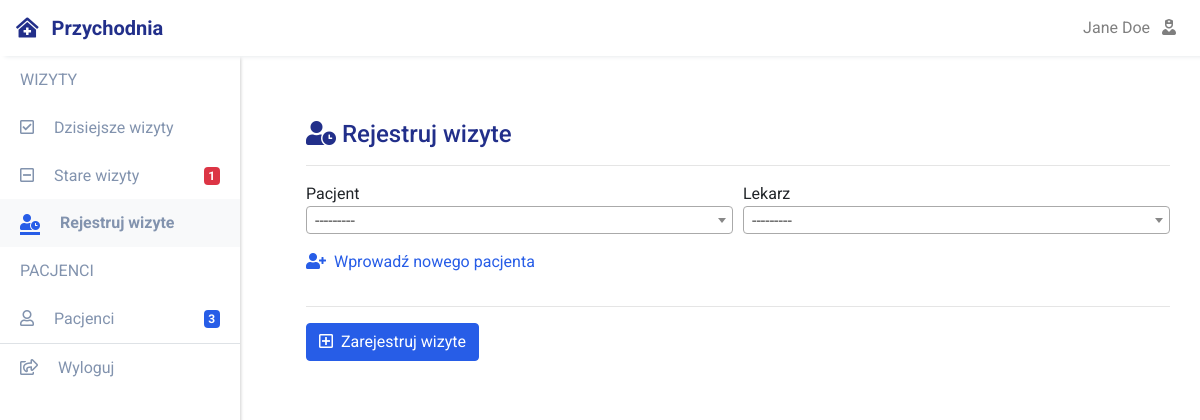
The app's page /przychodnia/rejestratorka/rejestruj-wizyte/ (signed in), older data.
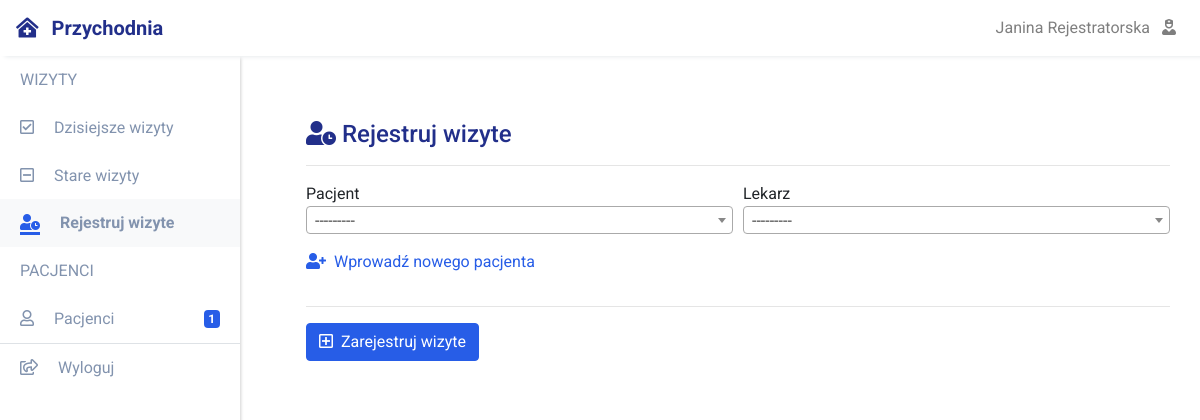
The same page, newer data.
### przychodnia_app/models.py (models this page shows)
class Rejestratorka(CommonProfileModel):
    user = models.OneToOneField(User, on_delete=models.PROTECT)
    role = models.CharField(max_length=16, default="REJESTRATORKA", editable=False)
    class Meta:
        verbose_name_plural = "Rejestratorki"

class Lekarz(CommonProfileModel):
    user = models.OneToOneField(User, on_delete=models.PROTECT)
    role = models.CharField(max_length=16, default="LEKARZ", editable=False)
    npwz = models.CharField("NPWZ", max_length=7, unique=True)
    class Meta:
        verbose_name_plural = "Lekarze"

### przychodnia_app/views/views_rejestratorka.py (the view, shortened to what this page needs)
@method_decorator(login_required(login_url='/login'), name='dispatch')
@method_decorator(uprawniania_rejestratorka_wymagane, name='dispatch')
class RejestratorkaWizytaDodaj(CreateView):
    template_name = "przychodnia_app/rejestratorka/wizyta-dodaj.html"
    form_class = WizytaForm

### common/context_processors.py (called while the page is built)
def common_context(request):
    profile = None
    if request.user.is_authenticated:
        if not profile and request.user.role and request.user.role == "REJ":
            profile = Rejestratorka.objects.get(user=request.user)
        if not profile and request.user.role and request.user.role == "LEK":
            profile = Lekarz.objects.get(user=request.user)
    context = {
        "time_now": timezone.now(),
        "pacjenci_count": Pacjent.objects.count(),
        "nowe_wizyty_count": Wizyta.wizyty.get_new().count(),
        "stare_wizyty_count": Wizyta.wizyty.get_old().count(),
        "profile": profile,
    }
    return context

### common/models.py (called while the page is built)
    def __str__(self):
        return "%s %s" % (self.imie, self.nazwisko)

### przychodnia_pacjent/models.py (called while the page is built)
    def __str__(self):
        return "%s %s (%s)" % (self.imie, self.nazwisko, self.pesel)

### przychodnia_wizyta/models.py (called while the page is built)
    def get_old(self):
        return self.filter(
            Q(status='REJ') & Q(dt_rej__lte=timezone.now() - timedelta(hours=12)))

    def get_new(self):
        return self.filter(
            Q(status='REJ') & Q(dt_rej__gte=timezone.now() - timedelta(hours=12)))

    def get_queryset(self):
        return WizytaQuerySet(self.model, using=self._db)

### przychodnia_app/templates/przychodnia_app/rejestratorka/wizyta-dodaj.html (shortened to what this page needs)
{% extends 'przychodnia_app/extend/base_przychodnia.html' %}
{% block content %}
<div class="container">
  <div class="row">
    <div class="col-12 mt-3">
      <h4><i class="fas fa-user-clock"></i> Rejestruj wizyte</h4>
      <hr>
      <form id="wizyta_create_form" class="custom" action="{% url 'przychodnia_app:rejestratorka-rejestruj-wizyte' %}" method="post">
        <div class="form-row">
          <div class="form-group col-6">
            {{form.pacjent.label}}
            <p class="mt-3 mb-0">
              <a href="{% url 'przychodnia_app:rejestratorka-dodaj-pacjenta' %}">
                <i class="fas fa-user-plus"></i>
                &nbsp;Wprowadź nowego pacjenta
              </a>
            </p>
          </div>
          <div class="form-group col-6">
            {{form.lekarz.label}}
          </div>
        </div>
        <hr>
        <a class="btn btn-primary text-white" onclick="javascript:$('#wizyta_create_form').submit();">
          <i class="far fa-plus-square"></i>
          &nbsp;Zarejestruj wizyte
        </a>
    </div>
  </div>
</div>
{% endblock %}

### common/templates/common/extend/base.html (shortened to what this page needs)
{% load staticfiles %}
<!DOCTYPE html>
<html lang="en" dir="ltr">
  <head>
    <link rel="stylesheet" href="{% static 'css/select2.min.css' %}">
    <link rel="stylesheet" href="{% static 'css/app.css' %}">
    <link rel="stylesheet" href="{% static 'css/shame.css' %}">
  <body>
  <nav class="fixed-top navbar navbar-expand-lg navbar-light" id="header_nav">
    <a class="navbar-brand">
      <span>
        <i class="fas fa-clinic-medical"></i>
        <span class="pl-2">Przychodnia</span>
      </span>
    </a>
    <div class="collapse navbar-collapse show" id="header_nav_collapse">
      <ul class="navbar-nav ml-auto">
        {% if user.role == "REJ" %}
        <li class="nav-item popover-profile-rejestratorka">
        {% elif user.role == "LEK" %}
        <li class="nav-item popover-profile-lekarz">
        {% else %}
        <li class="nav-item popover-profile">
        {% endif %}
          <a class="nav-link" href="#">
            <span class="pr-2">{{profile}}</span>
            {% if user.role == "REJ" %}
              <i class="fas fa-user-nurse" title="Rejestratorka"></i>
            {% elif user.role == "LEK" %}
              <i class="fas fa-stethoscope" title="Lekarz"></i>
            {% endif %}
          </a>
        </li>
      </ul>
    </div>
  </nav>
  <div id="sidebar">
    {% block left_panel %}{% endblock %}
    <div class="main-content pt-5">
      <div class="container">
          {% block child_content %}{% endblock %}
      </div>
    </div>
</body>
</body>
</html>

Row changes from the older to the newer data that the page shows:
no longer on this page (row edited): Lekarz: lekarz.label "Lekarz"
changed Rejestratorka: imie+nazwisko "Jane Doe" → "Janina Rejestratorska"
Text that changed along with them:
{{ pacjenci_count }}: "3" → "1"
{{ stare_wizyty_count }}: "1" → (not shown)
text now shown: "Lekarz"
